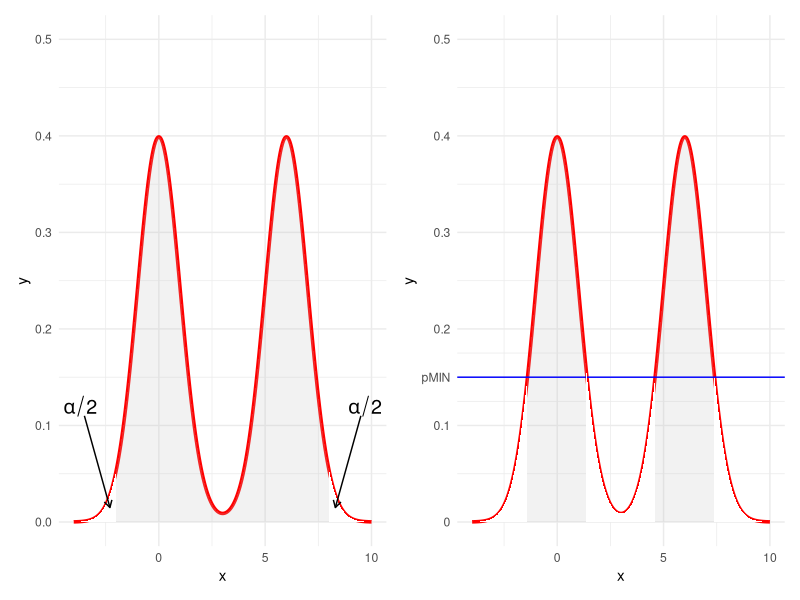

Recreate this plot in R.
library(tidyverse)
library(patchwork)

gaussProb <- function(X, mu, Sigma) {

  d <- 1

  X <- matrix(X, ncol = d)
  mu <- matrix(mu, ncol = d)

  # -----------------------------
  # Centering: (x - μ)
  # -----------------------------
  X <- X -
    matrix(
      mu,
      nrow = nrow(X),
      ncol = d,
      byrow = TRUE
    )

  # -----------------------------
  # Quadratic term (Gaussian exponent)
  # -----------------------------
  # This corresponds to:
  #   -0.5 * (x - μ)^2 / σ^2
  logp <- -0.5 *
    rowSums((X / Sigma) * X)

  # -----------------------------
  # Normalization constant
  # -----------------------------
  # This corresponds to:
  #   log(sqrt(2πσ^2))
  # = 0.5 * log(2π) + 0.5 * log(σ^2)
  logZ <- (d / 2) * log(2 * pi) +
    0.5 * log(Sigma)

  # -----------------------------
  # Final log-density
  # -----------------------------
  exp(logp - logZ)
}

# mixture function
f <- function(x) {
  gaussProb(x, 0, 1) + gaussProb(x, 6, 1)
}

domain <- seq(-4, 10, by = 0.001)

df <- tibble(
  x = domain,
  y = f(domain)
)

# -------- First plot (central interval) --------
df_left <- df |>
  filter(x >= -4, x <= -2)
df_right <- df |>
  filter(x >= 8, x <= 10)

p1 <- ggplot(df, aes(x, y)) +
  geom_line(color = "red", linewidth = 1.2) +
  geom_area(fill = "gray", alpha = 0.2) +
  geom_area(data = df_left, fill = "white") +
  geom_area(data = df_right, fill = "white") +
  annotate(
    "segment",
    x = -3.5, y = 0.11,
    xend = -2.3, yend = 0.015,
    arrow = arrow(length = unit(0.2, "cm"))
  ) +
  annotate(
    "text",
    x = -3.7, y = 0.12,
    label = expression(alpha / 2),
    size = 5
  ) +
  # right arrow
  annotate(
    "segment",
    x = 9.5, y = 0.11,
    xend = 8.3, yend = 0.015,
    arrow = arrow(length = unit(0.2, "cm"))
  ) +
  annotate(
    "text",
    x = 9.7, y = 0.12,
    label = expression(alpha / 2),
    size = 5
  ) +
  ylim(0, 0.5) +
  theme_minimal()

# -------- Second plot (HPD) --------
df_left2 <- df |>
  filter(x >= -4, x <= -1.43992)
df_right2 <- df |>
  filter(x >= 7.37782, x <= 10)
df_mid <- df |>
  filter(x >= 1.3544, x <= 4.5837)

p2 <- ggplot(df, aes(x, y)) +
  geom_line(color = "red", linewidth = 1.2) +
  geom_area(fill = "gray", alpha = 0.2) +
  geom_area(data = df_left2, fill = "white") +
  geom_area(data = df_right2, fill = "white") +
  geom_hline(yintercept = 0.15, color = "blue") +
  geom_area(data = df_mid, fill = "white") +
  scale_y_continuous(
    breaks = function(x) sort(unique(c(pretty(x), 0.15))),
    labels = function(x) ifelse(x == 0.15, "pMIN", x)
  ) +
  coord_cartesian(ylim = c(0, 0.5)) +
  theme_minimal()

p1 + p2
